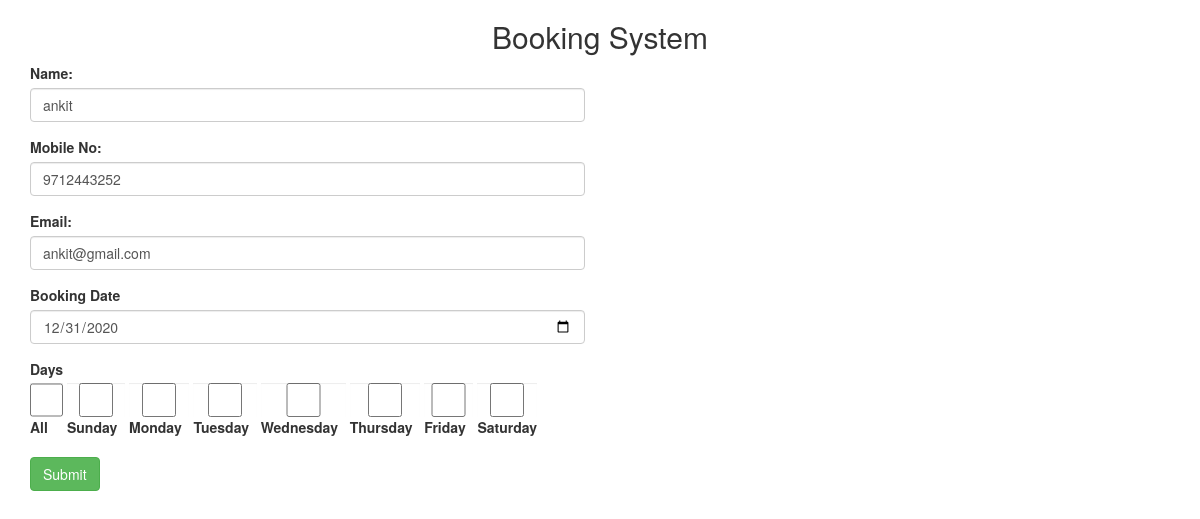
/edit.php?id=5, run on the app's committed database.
### tables this page shows
CREATE TABLE `booking` (
  `id` int(11) NOT NULL,
  `name` varchar(255) NOT NULL,
  `email` varchar(255) NOT NULL,
  `mobile` varchar(10) NOT NULL,
  `booking_date` date NOT NULL,
  `booking_day` varchar(255) NOT NULL
);

### edit.php (the view, shortened to what this page needs)
<?php
include "database.php";
$id = $_GET['id'];
$m = mysqli_query($conn,"SELECT * FROM booking WHERE id = '$id'");
$check = mysqli_fetch_assoc($m);
?>
<!DOCTYPE html>
<html>
<head>
  <link rel="stylesheet" href="https://maxcdn.bootstrapcdn.com/bootstrap/3.4.1/css/bootstrap.min.css">
</head>
<body>
	<div class="container">
		<div class="heading text-center">
			<h2>Booking System</h2>
		</div>
		<div class="row">
			<form class="col-lg-6 offset-lg-3" action="" method="post">
				<div class="form-group">
					<label for="name">Name:</label>
					<input type="text" name="name" class="form-control" value="<?php echo $check['name'];?>">
				</div>
				<div class="form-group">
					<label for="mobile no">Mobile No:</label>
					<input type="text" name="mobile" class="form-control" value="<?php echo $check['mobile'];?>">
				</div>
				<div class="form-group">
					<label for="email">Email:</label>
					<input type="text" name="email" class="form-control" value="<?php echo $check['email'];?>">
				</div>
				<div class="form-group">
					<label for="date">Booking Date</label>
					<input type="date" name="booking_date" class="form-control" value="<?php echo $check['booking_date'];?>">
				</div>
				<div class="form-group">
					<label for="Days">Days
						<input class="form-control" type="checkbox" name="days" value="all" <?php if($check['booking_day']=="all"){echo "checked";}?>>All &nbsp
					</label>
					<label for="Days">
						<input class="form-control" type="checkbox" name="days" value="sunday" <?php if($check['booking_day']=="sunday"){echo "checked";}?>>Sunday &nbsp
					</label>
					<label for="Days">
						<input class="form-control" type="checkbox" name="days" value="monday" <?php if($check['booking_day']=="monday"){echo "checked";}?>>Monday &nbsp
					</label>
					<label for="Days">
						<input class="form-control" type="checkbox" name="days" value="tuesday" <?php if($check['booking_day']=="tuesday"){echo "checked";}?>>Tuesday &nbsp
					</label>
					<label for="Days">
						<input class="form-control" type="checkbox" name="days" value="wednesday" <?php if($check['booking_day']=="wednesday"){echo "checked";}?>>Wednesday &nbsp
					</label>
					<label for="Days">
						<input class="form-control" type="checkbox" name="days" value="thursday" <?php if($check['booking_day']=="thursday"){echo "checked";}?>>Thursday &nbsp
					</label>
					<label for="Days">
						<input class="form-control" type="checkbox" name="days" value="friday" <?php if($check['booking_day']=="friday"){echo "checked";}?>>Friday &nbsp
					</label>
					<label for="Days">
						<input class="form-control" type="checkbox" name="days" value="saturday" <?php if($check['booking_day']=="saturday"){echo "checked";}?>>Saturday
					</label>
				</div>
				<div class="">
					<button type="submit" value="submit" name="submit" class="btn btn-success">Submit</button>
				</div>
			</form>
		</div>
	</div>
</body>
</html>

### data on the page
booking: name "ankit", mobile "9712443252", email "ankit@gmail.com", booking_date "12/31/2020"
